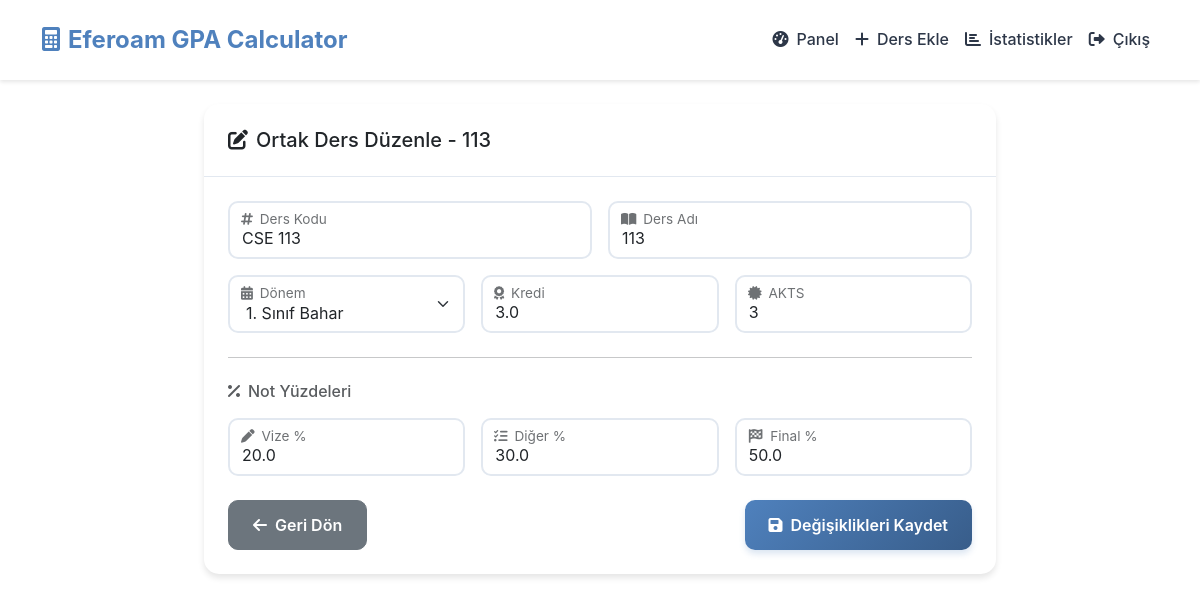
Page /admin/edit_course/2 (signed in) on the committed database.
### app.py (models this page shows)
class CommonCourse(db.Model):
    id = db.Column(db.Integer, primary_key=True)
    code = db.Column(db.String(20), unique=True, nullable=False)
    name = db.Column(db.String(100), nullable=False)
    credit = db.Column(db.Float, nullable=False)
    akts = db.Column(db.Integer, nullable=False)
    semester_type = db.Column(db.String(20), nullable=False)  # "1-guz", "1-bahar", "2-guz", "2-bahar" vb.
    department = db.Column(db.String(10), nullable=False)  # Örn: CSE, PSI
    midterm_percentage = db.Column(db.Float, nullable=False)
    others_percentage = db.Column(db.Float, nullable=False)
    final_percentage = db.Column(db.Float, nullable=False)

### app.py (the view, shortened to what this page needs)
@app.route('/admin/edit_course/<int:course_id>', methods=['GET', 'POST'])
@login_required
@admin_required
def admin_edit_course(course_id):
    course = CommonCourse.query.get_or_404(course_id)
    return render_template('admin/edit_course.html', course=course)

### app.py (called while the page is built)
def admin_required(f):
    @wraps(f)
    def decorated_function(*args, **kwargs):
        if not current_user.is_authenticated or not current_user.is_admin:
            flash('Bu sayfaya erişim yetkiniz yok.', 'danger')
            return redirect(url_for('index'))
        return f(*args, **kwargs)
    return decorated_function

@login_manager.user_loader
def load_user(user_id):
    return User.query.get(int(user_id))

### templates/admin/edit_course.html (shortened to what this page needs)
{% extends "base.html" %}
{% block content %}
<div class="row justify-content-center">
    <div class="col-md-8">
        <div class="card">
            <div class="card-header">
                <h5 class="mb-0">
                    <i class="fas fa-edit me-2"></i>Ortak Ders Düzenle - {{ course.name }}
                </h5>
            </div>
            <div class="card-body">
                <form method="POST">
                    <div class="row g-3">
                        <div class="col-md-6">
                            <div class="form-floating">
                                <input type="text" class="form-control" id="code" name="code"
                                       value="{{ course.code }}" required>
                                <label for="code">
                                </label>
                            </div>
                        </div>
                        <div class="col-md-6">
                            <div class="form-floating">
                                <input type="text" class="form-control" id="name" name="name"
                                       value="{{ course.name }}" required>
                                <label for="name">
                                </label>
                            </div>
                        </div>
                        <div class="col-md-4">
                            <div class="form-floating">
                                <select class="form-select" id="semester_type" name="semester_type" required>
                                    <option value="1-bahar" {% if course.semester_type == '1-bahar' %}selected{% endif %}>
                                        1. Sınıf Bahar
                                    </option>
                                </select>
                                <label for="semester_type">
                                </label>
                            </div>
                        </div>
                        <div class="col-md-4">
                            <div class="form-floating">
                                <input type="number" class="form-control" id="credit" name="credit"
                                       value="{{ course.credit }}" required step="0.5" min="0">
                                <label for="credit">
                                </label>
                            </div>
                        </div>
                        <div class="col-md-4">
                            <div class="form-floating">
                                <input type="number" class="form-control" id="akts" name="akts"
                                       value="{{ course.akts }}" required min="1">
                                <label for="akts">
                                </label>
                            </div>
                        </div>
                    </div>
                    <hr class="my-4">
                    <h6 class="mb-3 text-muted">
                        <i class="fas fa-percent me-2"></i>Not Yüzdeleri
                    </h6>
                    <div class="row g-3">
                        <div class="col-md-4">
                            <div class="form-floating">
                                <input type="number" class="form-control" id="midterm_percentage" name="midterm_percentage"
                                       value="{{ course.midterm_percentage }}" required min="0" max="100">
                                <label for="midterm_percentage">
                                </label>
                            </div>
                        </div>
                        <div class="col-md-4">
                            <div class="form-floating">
                                <input type="number" class="form-control" id="others_percentage" name="others_percentage"
                                       value="{{ course.others_percentage }}" required min="0" max="100">
                                <label for="others_percentage">
                                </label>
                            </div>
                        </div>
                        <div class="col-md-4">
                            <div class="form-floating">
                                <input type="number" class="form-control" id="final_percentage" name="final_percentage"
                                       value="{{ course.final_percentage }}" required min="0" max="100">
                                <label for="final_percentage">
                                </label>
                            </div>
                        </div>
                    </div>
                    <div class="d-flex justify-content-between mt-4">
                        <a href="{{ url_for('admin_courses') }}" class="btn btn-secondary">
                            <i class="fas fa-arrow-left me-2"></i>Geri Dön
                        </a>
                        <button type="submit" class="btn btn-primary">
                            <i class="fas fa-save me-2"></i>Değişiklikleri Kaydet
                        </button>
                    </div>
                </form>
            </div>
        </div>
    </div>
</div>
{% endblock %}

### templates/base.html (style rules this page uses)
:root { --primary-color: #4F81BD; --primary-dark: #2C5282; --secondary-color: #385D8A; --text-color: #2D3748; --text-muted: #718096; --background-color: #FFFFFF; --border-color: #E2E8F0; --success-color: #48BB78; --warning-color: #ECC94B; --danger-color: #F56565; --info-color: #4299E1; }
body { font-family: -apple-system, BlinkMacSystemFont, "Segoe UI", Roboto, "Helvetica Neue", Arial, sans-serif; color: var(--text-color); background-color: var(--background-color); line-height: 1.6; }
.card { border: none; border-radius: 15px; box-shadow: 0 4px 6px rgba(0,0,0,0.1); transition: transform 0.3s ease, box-shadow 0.3s ease; }
.card-header { background: none; border-bottom: 1px solid var(--border-color); padding: 1.5rem; }
.card-body { padding: 1.5rem; }
.btn { padding: 0.75rem 1.5rem; border-radius: 10px; font-weight: 600; transition: transform 0.3s ease, box-shadow 0.3s ease; }
.btn-primary { background: linear-gradient(135deg, var(--primary-color), var(--secondary-color)); border: none; box-shadow: 0 4px 6px rgba(79, 129, 189, 0.2); }
.form-control, .form-select { border: 2px solid var(--border-color); border-radius: 10px; padding: 0.75rem 1rem; font-size: 1rem; transition: border-color 0.3s ease, box-shadow 0.3s ease; -webkit-appearance: none; -moz-appearance: none; appearance: none; }

### rows in the picture
CommonCourse: name "113", code "CSE 113", semester_type "1. Sınıf Bahar", credit "3.0", akts "3", midterm_percentage "20.0", others_percentage "30.0", final_percentage "50.0"
